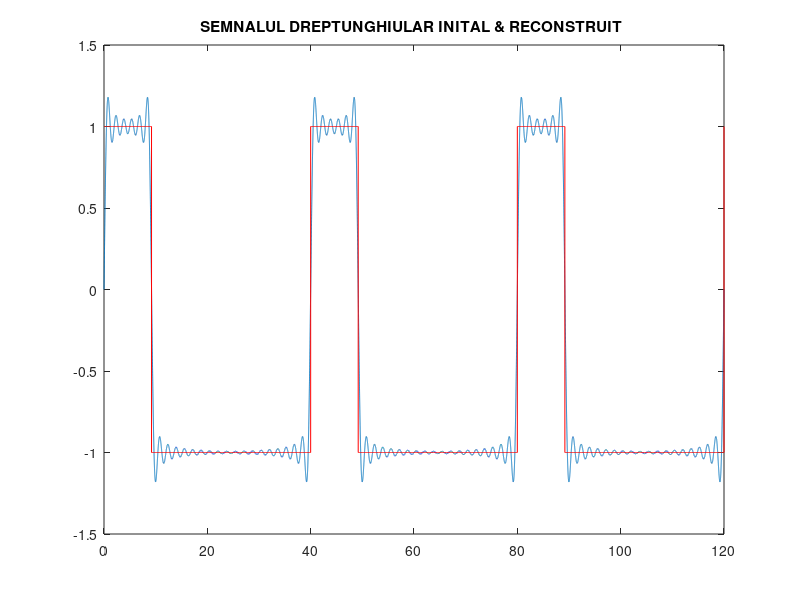
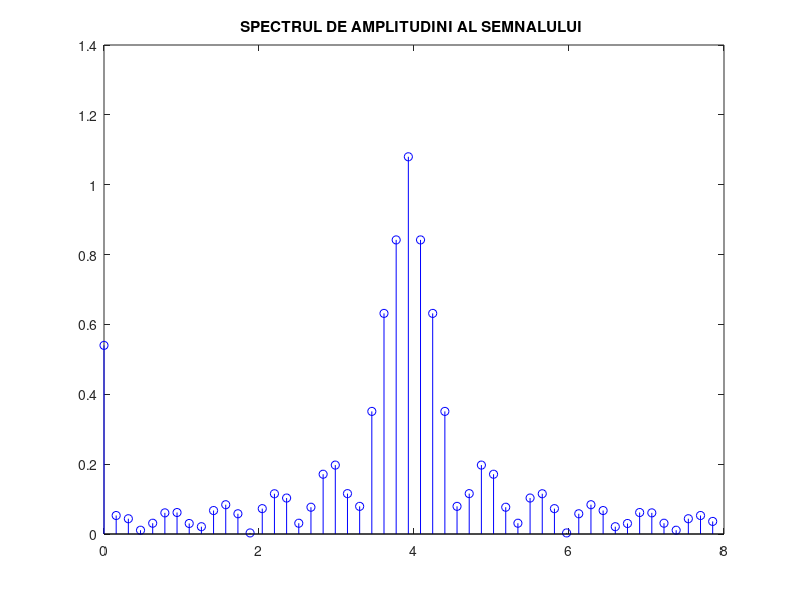

Source code (MATLAB) for these figures, in order:
%desemnal o perioada de 40 secunde
p = 40; 
%initializam durata semnalelor cu 23(numarul studentului)
d = 23; 
%initializam numarul de coeficienti cu 50
n = 50; 
%pulsatia unghiulara a semnalului dreptunghiular
w0 = 2*pi / p;  
  %Pasul de esantionare, rezolutia 0,002
t = 0: 0.002 : 3*p;    

 %creem semnalul initial de tip dreptunghiular
x_t = square( w0* t, d);
%descompunem semnalul in SFC
x_t_initial = @(t,k) square( w0*t,d).*exp(-j*k*w0*t);
%calculam coeficientii Xk 
componenta_continua =(1/p)*integral(@(t)x_t_initial(t,0),0,p);   
%initializam semnalul reconstruit
x_t_reconstruit = 0;   

%calculam coeficientii SFC, si reconstrum semnalul prin insumarea acestora
for k = 1:50  
    %calculam coeficientii Xk 
    coeficientii_SFC(k) =(1/p)*integral(@(t)x_t_initial(t,k-25),0,p);  
    %reconstruim semnalul
    x_t_reconstruit=x_t_reconstruit+coeficientii_SFC(k)*exp( j*(k-25)*w0*t);  
end                                                                               

figure(1);      
plot(t,x_t_reconstruit,t,x_t,'r');
title('SEMNALUL DREPTUNGHIULAR INITAL & RECONSTRUIT ');

%calculam coeficientii SFA, reprezentand ampliudinile de spectru
A(1) = abs(componenta_continua);  
for k =1:n
      A(k+1)=2*abs(coeficientii_SFC(k)); 
end
%reprezentam grafic spectrul de amplitudini a semnalului 
figure (2); 
stem([0:n]*w0,A,'b'); 
title('SPECTRUL DE AMPLITUDINI AL SEMNALULUI ');

%Seria Fourier Armonica descompune semnalul într-o suma de semnale cosinusoidale (numite
%mai departe componente) ale caror frecvente sunt multipli ai frecventei de
%repetitie a semnalului periodic. Aceste componente se mai numesc armonici.
%Utilizant un numar N=50 de armonici, semnalul reconstruit se apropie de
%cel initial insa are o oarecare marja de eroare
